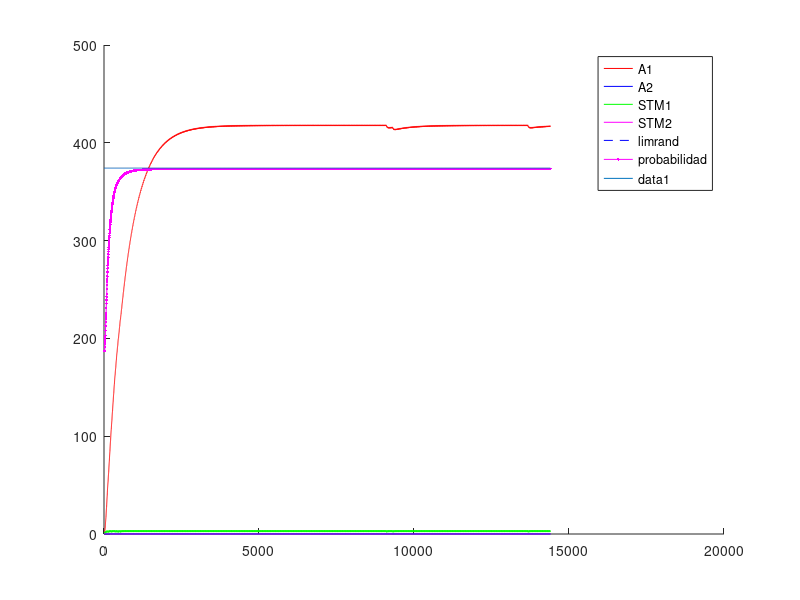
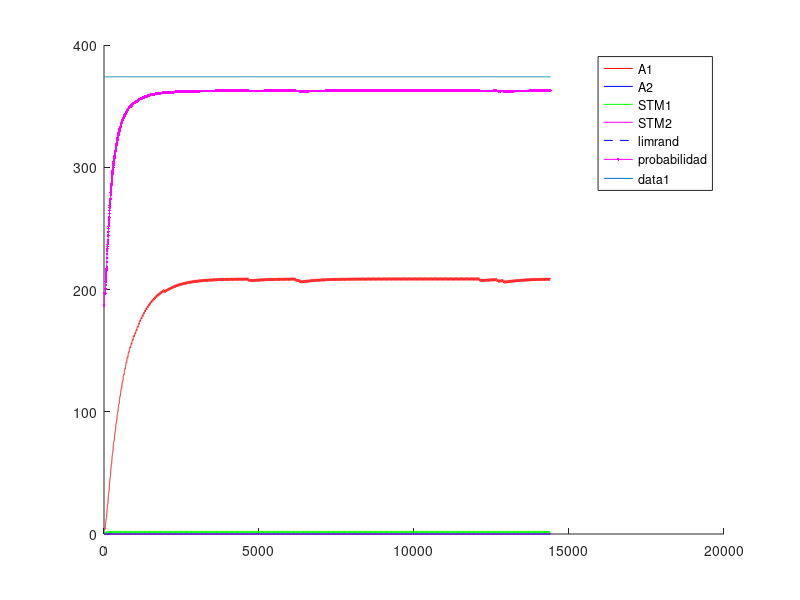
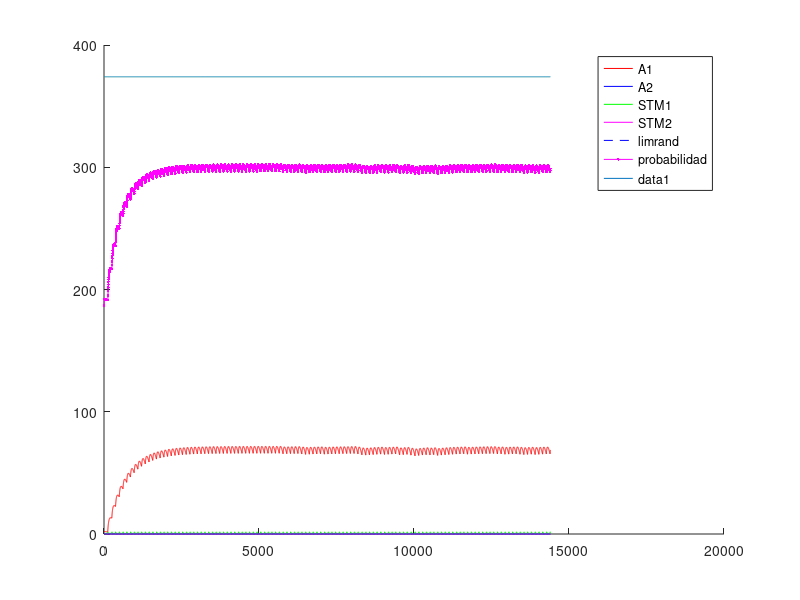
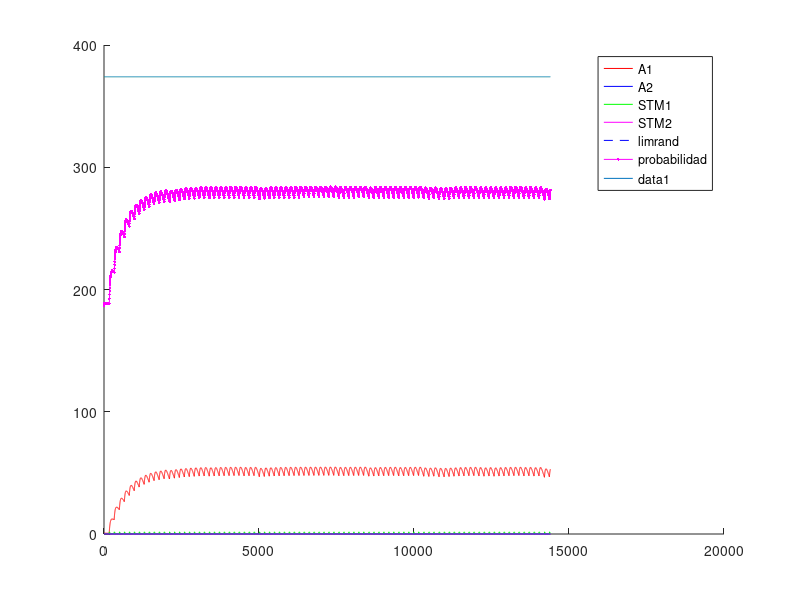

MATLAB code for these plots, in order:
%% Experimento con Variable-Interval - VI - intervalo Variable
%% Existen multiples intancias de palanquelo (cada vez que realiza respuesta decide si realiza otra o no)
%% Luego que transcurre el intervalo, si el animal realiza una respuesta obtiene refuerzo.
%% Un trial dura 3600 segundos.
%% Una sesion 1 o 3 trial (seg´un la dinamica del animal)
%% 5 sesiones por Experimento. Cada sesion es un intervalo diferente.
%% 1 experimento
%% Tiempo para realizar un respuesta 1 segundo
%% 
%% La probabilidad de eleccion se ajusta al nivel de maxima frecuencia de palanqueo
%% 

close all
clc
clear

%% Matriz de pago 0 1 

%%% Se ajusto la apreciacion de las cantidades de refuerzo 
function rf = feel(pellets)
  rf=0;
  if (nargin~=0)
    rf=(12.8*(1-exp(-.25.* pellets.^(2))))+(12.8*(1-exp(-.5.* pellets)));
  else
    error ("Faltan parametros");
  endif
endfunction
%% 
%% 

%% INICIALIZATION
%%%%%% CONSTANTES DE SESIONES
Ntrial  =  1 ;   %% un trial de 3600 segundos
tTrial  =  3600; %% en segundos
tResp   =  1;    %% en segundos
tMuestreo = 0.25;%% en segundos
Nses    =  5 ;
Vi=[5,10,30,40,60]; %% valores medios de intervalos variables
Ntest   =  1;
limrand =  0.138;
saving  =  0.01 ;
%%%%%% CONSTANTES DE DECAIMIENTO
alpha = 1*tMuestreo;
beta  = 0.125*tMuestreo ;
gamma = 0.0067*tMuestreo;%0.025 ; 
delta = 1*tMuestreo;
%%%%%% INICIALIZACION
palanca = zeros(2,1);
Rf_1=0;
Rf_2=0;
A1=zeros(1,Ntest);
A2=zeros(1,Ntest);
stm_1=zeros(2,Ntest);
stm_2=zeros(2,Ntest);
d=1;

sesion = zeros(Nses,1);
trialXsesion = zeros(Nses,Ntrial);
terminal_sesion=zeros(Nses,1);
nb_resp = zeros(Nses,Ntest);
refuerzo = zeros(Nses,Ntest);
t_ref = zeros(Nses,1);
%contadorP1=0;
%contadorP2=0;
contadorI=0;
cum_resp = zeros(Nses,1);

%% CALCULO DE AROUSAL MAXIMO
%% Iteraciones de respuesta refuerzo para encotnrar el STM medio
Nconfig=5; %% Tasa de respuesta de configuracion
%plot([1:0.01:20],(12.8*(1-exp(-.25.* [1:0.01:20].^(2))))+(12.8*(1-exp(-.5.* [1:0.01:20]))),'.k')
R1 = floor(feel(1)); %tiempo de refuezo para R
l1 = Nconfig/tMuestreo; % duracion entre trials
suma = 0; %suma es un valor necesaria para calcular max1 y min1
suma = alpha*R1 %% Refuerzo cada N respuestas
iter=100; %% numero de iteraciones para que converja el stm
max1 = 0; %maximum de stm1
min1 = 0; %minimum de stm1
for i = 1:iter 
  suma = (1-beta)^(Nconfig/tMuestreo)*suma;%% Instantes que decae el stm
  min1=suma;
  suma += alpha*R1; %Refuerzo
  max1=suma;
end
comp=.88;
S1 = (((max1-min1)*(comp*l1))/2)+min1*comp*l1; %calcul de la superficie del triangulo mas la de el rectangulo
stm_1_medio = S1/(l1);
A1max = (delta/gamma)*stm_1_medio;

%% INICIO DE LAS ITERATIONS
for l = 1:Ntest  %% TESTES
  Num=0;
  for k = 1:Nses  %% SESIONES (cambia el N)
    i=1;
    %duracion = [1,tTrial*ones(1,Ntrial)];
    
    contador = 1;
    contadorI =1;
    %palanca(1)=randi(2);
    
    %% Agregar intervalo de refuerzos  %%
    intervalo=Vi(k);
    if k>1
      A1(Num+1,l)=saving*A1(Num,l);
      A2(Num+1,l)=saving*A2(Num,l);
      stm_1(Num+1,l)=0*stm_1(Num,l);
      stm_2(Num+1,l)=0*stm_2(Num,l); 
      %%% ELECCION DE LA PRIMERA PALANCA 
%      if A1(Num,1)>A2(Num,1)
%        palanca(2)=1;
%      else
%        palanca(2)=2;
%      end
    end       
    P1(i,k)=0.5;
    %P2(i,k)=0.5;
    for j=2:(Ntrial*tTrial/tMuestreo) %% Todos los trials juntos
      
      if contador == tResp/tMuestreo %duracion(i)
        contador = 1;
        i = i+1 ;
        J = j ;
        if (i==3605)
        aa=1;
        endif
        P1(i,k)=0.5*(1-exp(-(5*A1((j-1)+Num,l))/A1max))+0.5; %probabilidad en exponential
        
        a = rand ;
        %%% ELECCION DE LA PALANCA %%% Basicamente elige palanquear o no palanquear
        if (A1((j-1)+Num,l)<=limrand)&&(A2((j-1)+Num,l)<=limrand)
          palanca(i)=randi(2);
        elseif (A1((j-1)+Num,l)>=limrand)&&(A2((j-1)+Num,l)<=limrand)
          if a>=P1(i,k)
            palanca(i)=2;
          else
            palanca(i)=1;
          end
        elseif (A1((j-1)+Num,l)>A2((j-1)+Num,l))
          if a>=P1(i,k)
            palanca(i)=2;
          else
            palanca(i)=1;
          end
        end
        

        %%% REFUERZO %%%
        if (contadorI >= intervalo/tMuestreo)
          if (palanca(i)==1)
            Rfz=floor(feel(1));
            Rf_1 = Rfz;
            Rf_2 = 0;
            contadorI =1;
            dispe =.5; %% dispercion del 50% del valor de la intervalo
            %intervalo = Vi(k)*(1 + dispe*(1-2*rand));
            refuerzo(k,l)++;
            t_ref(k,i)=1;
          else
          %contador++;
          contadorI++;
          Rf_1=0;
          Rf_2=0;
          endif
        else
        %contador++;
        contadorI++;
        Rf_1=0;
        Rf_2=0;
        endif
      else
        contador++;
        contadorI++;
        Rf_1=0;
        Rf_2=0;
      end
      stm_1(j+Num,l)=(1-beta)*stm_1((j-1)+Num,l)+alpha*Rf_1;
      stm_2(j+Num,l)=(1-beta)*stm_2((j-1)+Num,l)+alpha*Rf_2;
      A1(j+Num,l)=(1-gamma)*A1((j-1)+Num,l)+delta*stm_1(j+Num,l);
      A2(j+Num,l)=(1-gamma)*A2((j-1)+Num,l)+delta*stm_2(j+Num,l);
    end
    
    
    %%% CONTADOR DE A QUE J SE CAMBIA LA SESION
    %sesion(k-1,l)=j;
    sesion(k,l)=j+Num;
    %%% DEFINICION DE NUM
%    compteur = 0 ;
%    for i=1:length(A1(:,l))
%      if A1(i,l)~=0
%        compteur = compteur +1;
%      end
%    end
%    Num=compteur;
    Num = j+Num;
    Sizemat = length(A1);
    
    if palanca(1)==1
      nb_resp(k,l)=1;
      cum_resp(k,1)=1;
    end
    for j = 2:length(palanca)
      if palanca(j)==1
        %nb_coop(k-1,l)= nb_coop(k-1,l)+1;
        nb_resp(k,l)++;
        cum_resp(k,j)=cum_resp(k,j-1)+1;
      else
        cum_resp(k,j)=cum_resp(k,j-1);
      end
    end
  end
end


%%% PRUEBAS 
%%% ENCONTRA LA LONGITUD REAL DEL EXPERIMENTACION
nonnul = zeros(Ntest,1);
for k=1:Ntest
  for i=1:length(A1)
    if A1(i,k) ~= 0
      nonnul(k)=nonnul(k)+1;
    end
  end
end

%%% PRUEBA I _ PESO DE LA EXPERIMENTACION EN LA MEMORIA
porcent = 0;
for i = 1:Ntest
  if sum(A1(:,i)) > 10 * sum(A2(:,i))
    porcent = porcent +1;
  end
end

%%% PRUEBA II _ SI LA EXCITATION ALCANZA A SU MAXIMUM
maxima = zeros(Ntest,1);
for k = 1:Ntest
  if floor(max(A1(:,k))) == floor(max(max(A1))) 
    maxima(k) = maxima(k) +1;
  end
end

%%% PRUEBA III _ EN QUE SESION LA PALANCA GANA DE VERDAD
%ird = zeros(Ntest,1);
%for k = 1:Ntest
%  i=1;
%  while 1
%    if A1(nonnul(k)-i,k) < limrand
%      ird(k) = nonnul(k)-i+1;
%      break;
%    else
%      i=i+1;
%    end
%  end
%end
%
%%%% PRUEBA IV _ CONVIERTE J EN NUMERO DE SESION
%for k = 1:Ntest
%  i=1;
%  while 1
%    if ird(k) <= sum(sesion(1:i)+50)
%      ird(k)=i;
%      break;
%    else
%      i=i+1;
%    end
%  end
%end

%%% PRUEBA V _ PORCENTAJE DE COOPERACION POR SESION / EXPERIMENTO


%porcentaje_coop_sesion=zeros(Nses,Ntest);
%porcentaje_coop_experimento=zeros(Ntest,1);
%for k = 1:Ntest
%  porcentaje_coop_experimento(k)=sum(nb_coop(:,k))/(Ntrial*Nses)*100;
%end

%for i=1:Ntest
%  terminal_sesion(1,i)=sesion(1,i);
%  for j=2:Nses
%    terminal_sesion(j,i)=sesion(j,i)+terminal_sesion(j-1,i);
%  end
%end

%%% DEMOSTRACION 


%promedio_sesion=sum(ird)/Ntest
%porcent_10xsuperior_al_otra=porcent/Ntest * 100;
%cuanto_alcanzan_al_maxima=sum(maxima)/Ntest * 100;
%porcentaje_coop_experimento;
%porcentaje_coop_sesion=floor(nb_coop/Ntrial*100);

resp_por_segundos=nb_resp/length(palanca); %numero de respuestas dividido por el numero de respestas maximal posible


for i=1:Ntest
  for j=1:Nses
    figure
    hold on
    %plot(sesion(j,i)*ones(1,max(max(A1(:,i)))),(1:max(max(A1(:,i)))),'--k');
    %h=plot((sesion(j,i).*tMuestreo)*ones(1,max(max(A1(:,i)))),(1:max(max(A1(:,i)))),'--k');
    %set(h, "linewidth", 2);
    if j==1
      plot(1:Ntrial*tTrial/tMuestreo,A1(1:sesion(j,i),i),'r',1:Ntrial*tTrial/tMuestreo,A2(1:sesion(j,i),i),'b',1:Ntrial*tTrial/tMuestreo,stm_1(1:sesion(j,i),i),'g',1:Ntrial*tTrial/tMuestreo,stm_2(1:sesion(j,i),i),'m',1:Ntrial*tTrial/tMuestreo,limrand*ones(1,Ntrial*tTrial/tMuestreo),'--b');
      plot((1:(Ntrial*tTrial))/tMuestreo,P1(:,j)'*A1max,'.-m');
      legend("A1","A2","STM1","STM2","limrand","probabilidad");
    else
      plot(1:Ntrial*tTrial/tMuestreo,A1(sesion(j-1,i)+1:sesion(j,i),i),'r',1:Ntrial*tTrial/tMuestreo,A2(sesion(j-1,i)+1:sesion(j,i),i),'b',1:Ntrial*tTrial/tMuestreo,stm_1(sesion(j-1,i)+1:sesion(j,i),i),'g',1:Ntrial*tTrial/tMuestreo,stm_2(sesion(j-1,i)+1:sesion(j,i),i),'m',1:Ntrial*tTrial/tMuestreo,limrand*ones(1,Ntrial*tTrial/tMuestreo),'--b');
      plot((1:(Ntrial*tTrial))/tMuestreo,P1(:,j)'*A1max,'.-m');
      legend("A1","A2","STM1","STM2","limrand","probabilidad");
    endif
    plot(1:Ntrial*tTrial/tMuestreo,A1max*ones(1,Ntrial*tTrial/tMuestreo));
    hold off
  endfor
endfor


%% Maximos exitos por tasa= 10-360 - 30-120 - 40-65 - 60-60 

color = 'rgbmkmrgbk';
figure
hold on
for i=1:Ntest
  plot(Vi,resp_por_segundos(:,i),'Color',color(i));
  title('Respuestas por segundos');
  xlabel('Intervalos');
  ylabel('Respuestas/segundos');
  for j=1:Nses
    plot(Vi(j)*ones(1,floor(resp_por_segundos(j,i)*100)+1),(0:floor(resp_por_segundos(j,i)*100))/100,'k');
  end
end
hold off

figure
hold on
for i=1:Ntest
  plot(refuerzo(:,i),resp_por_segundos(:,i),'Color',color(i));
  title('Respuestas y refuerzo');
  xlabel('Refuezo/horas');
  ylabel('Respuestas/segundos');
  for j=1:Nses
    plot(refuerzo(j)*ones(1,floor(resp_por_segundos(j,i)*100)+1),(0:floor(resp_por_segundos(j,i)*100))/100,'k');
    a = strcat('Num= ',num2str(Vi(j)));
    if j==3
      text(refuerzo(j),-.085,a);
    elseif j==4
      text(refuerzo(j),-.1,a);
    elseif j==5
      text(refuerzo(j),-.03,a);
    else
      text(refuerzo(j),-.06,a);
    end
  end
end
hold off


figure
hold on
for i=1:Nses
  plot(1:Ntrial*tTrial,cum_resp(i,:),'Color',color(i));
  a=find(t_ref(i,:)==1);
  plot(a,cum_resp(i,a),'k+');
  title('Cumulative records');
  xlabel('Time');
  ylabel('Cumulative responses');
end
hold off

%%% probl�me de temps, pas le temps de d�croitre du coup red�marre plus
%%% haut CQFD
%%%% CASTIGO DE TIEMPO 
%%%% CUANTO VECES ELIGE COOPERATION
%%% Pour chaque session r�cup�rer le nombre de coop�ration et tracer la
%%% courbe correspondante 
